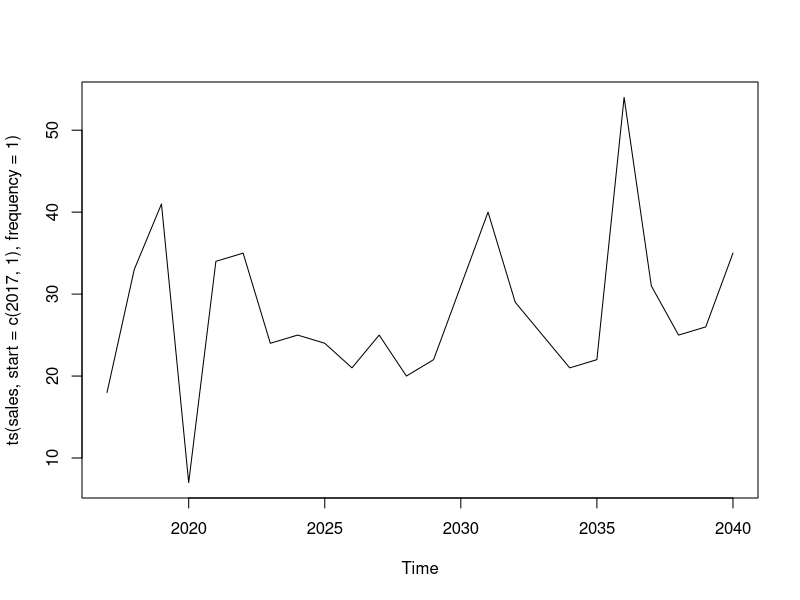

Write R code to recreate this figure. (Note: this script raises an error after producing the figure.)
# Time Series

# Create Time Series data of Finance Sales
sales = c(18, 33, 41, 7, 34, 35, 24, 25, 24, 21, 25, 20,
          22, 31, 40, 29, 25, 21, 22, 54, 31, 25, 26, 35)
length(sales)
sales ; class(sales)  # vector of sales values

#put in TS without any dates : format of TS
?ts  # help
#ts(data = NA, start = 1, end = numeric(), frequency = 1)
#start - time of 1st obsv - single no / vector of 2 integers
#frequency - no of obvsv per unit of time
#No of obsv per unit time
(tsales2a = ts(sales, start=1, end=12)) #only first 12 considered
(ts(sales, start=1, end=12, freq=1)) #only first 12 considered
(ts(sales, start=1, end=12, freq=2)) #
(ts(sales, start=1, end=12, freq=3)) #
(ts(sales, start=1, end=12, freq=4)) # Qtrly series
(ts(sales, start=1, end=12, freq=5)) #
(ts(sales, start=1, end=12, freq=6)) #
(ts(sales, start=1, end=12, freq=12)) #  12 months * 12 years


(tsales2b = ts(sales, start=1, end=6)) #only first 6
(tsales2c = ts(sales, start=1, end=24)) #all 24 freq=1
(tsales2d = ts(sales, start=1, end=12, frequency = 1))
(tsales2e = ts(sales, start=1, end=12, frequency = 2)) # 1 to 12 : 1 unit divided into 2 : so 24 observations

#Specify data periods in start and end
#specify only start dates & freq
(tsales3a = ts(sales, start=c(2017, 1), frequency=12)) # years 2017 to 2018, 24 values, monthwise 24 observations spread to 2 years
ts(sales, start=c(2017, 4), end=c(2018,3), frequency=12)
ts(sales, start=c(2017, 2), frequency=12)  # different start month
ts(sales, start=c(2017, 2), frequency=4)  # different start month
plot(ts(sales, start=c(2017,1), frequency=1))  # different start month



?ts
#Specify start and end date periods
(tsales3b = ts(sales, start=c(2016,4), end=12) ) #error start and end to be of same format
(tsales3b = ts(sales, start=c(2016), end=c(2018))) # default freq=1 once a year 1st 3 values becomes year sales value
# R understands that 2016 is year

(tsales3c = ts(sales, start=c(2016,4), end=c(2018,4), frequency=12)) # period diveded into 24 equal intervals
tsales3c
plot(tsales3c)

# Daily Sales Data
sales2 = ceiling(runif(365, 50,100))
sales2
(dailyTSdata = ts(sales2, start=c(2017,1), frequency=365))
plot(dailyTSdata)
start(dailyTSdata)
end(dailyTSdata)

#Weekly Sales Data  52 weeks in a year
sales3 = ceiling(runif(52, 50,100))
(weeklyTSdata = ts(sales3, start=c(2017,3), frequency=52))
weeklyTSdata
plot(weeklyTSdata)
start(weeklyTSdata); end(weeklyTSdata) ;frequency(weeklyTSdata)

?ts
#Yearly Sales Data : 2000 to 2017 
seq(1,10,2)
?seq
seq(1,20, along.with = c(1:5))
seq(1,20, along.with = sales)  # 24 values

(values= trunc(seq(1,20, along.with = c(2000:2017))))  # take length from 2000 to 2017

(sales4 = floor(rnorm(values, mean=50, sd=10)) ) #pick up length from values

(yearlyTSdata = ts(sales4, start=c(2000), end=c(2017)))
plot(yearlyTSdata)

start(yearlyTSdata); end(yearlyTSdata) ;frequency(yearlyTSdata)

#diff and lag & window in ts
tsales3c
tsales = tsales3c
tsales
range(tsales)
diff(tsales)
diff(tsales,lag=1)
diff(tsales,lag=2)
diff(tsales,lag=6)

cycle(tsales)

tsales
tsales
#subset Time Series with range of dates
(tsales.subset = window(tsales, start=c(2003, 5), end=c(2004, 6))) #error due to range period incorrect

tsales
(tsales.subset = window(tsales, start=c(2016, 5), end=c(2017, 8))) 
#5th month of 2016 to 8th month of 2016

#Another TS with different freq


#dataset---- 
#available for TS Analysis - understand them, they are used for TS analysis
AirPassengers  #passengers travel data - seasonal data
?AirPassengers
plot(AirPassengers)
class(AirPassengers)
?JohnsonJohnson  #stock price prediction
nhtemp  # temp variations
Nile  # river level variations
sunspots  #Temp of sun spots variations
ds = list(AirPassengers,JohnsonJohnson,nhtemp,Nile,sunspots)
sapply(ds, class)  # check type of class of each dataset


#end here - do time series analysis - SMA / EXP/ ARIMA

# Move to doing TS analysis - 
# other packages zoo, xts



